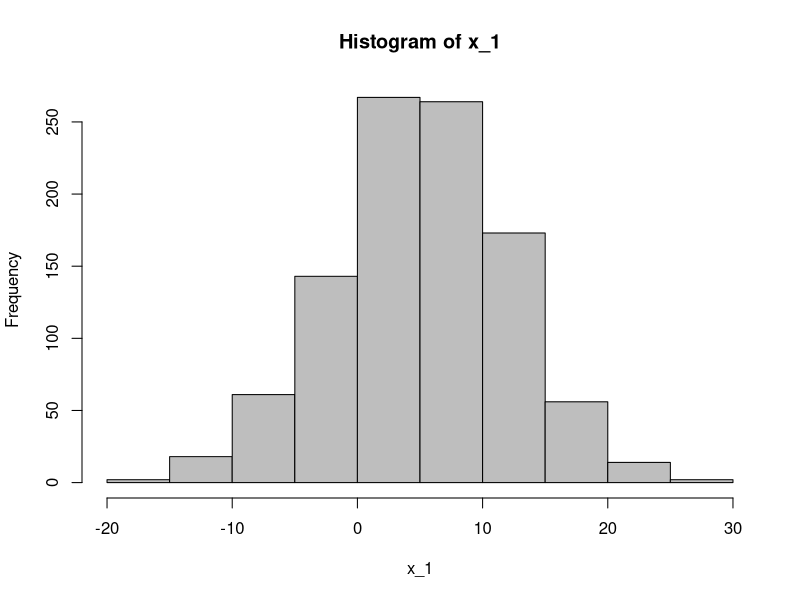
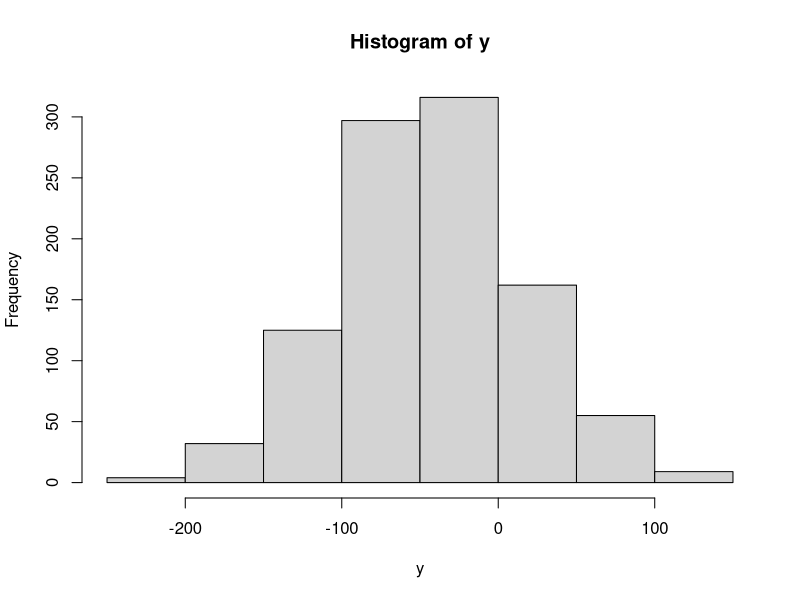
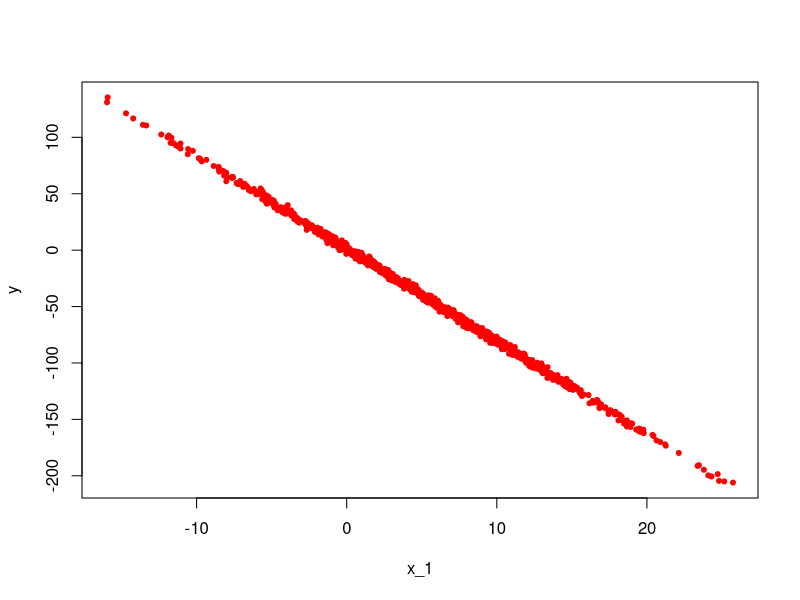
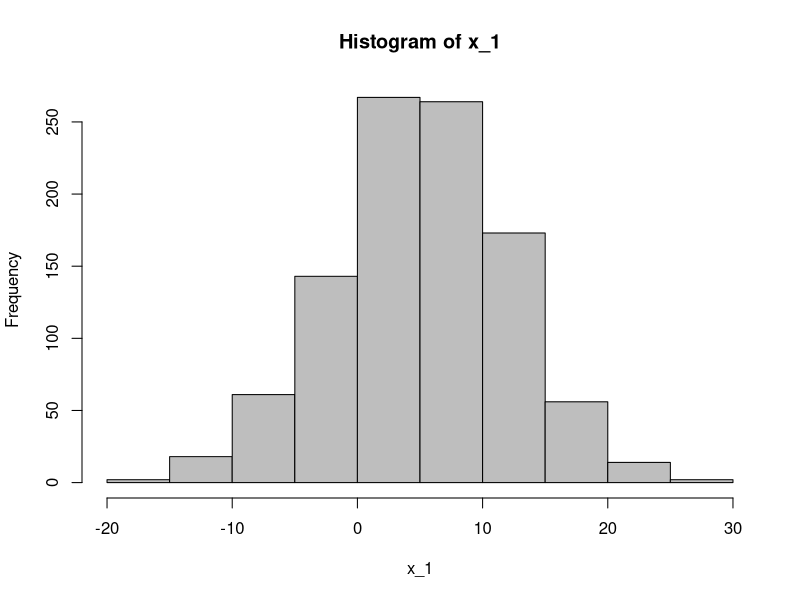
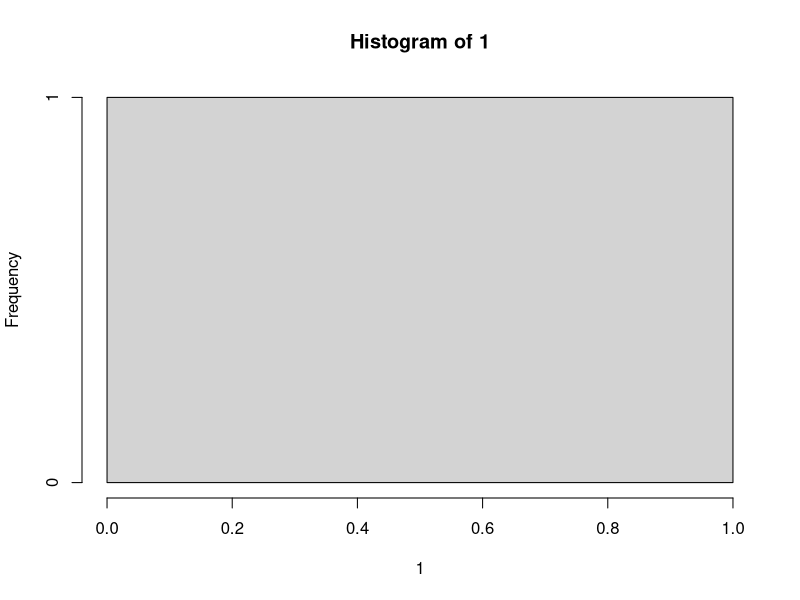
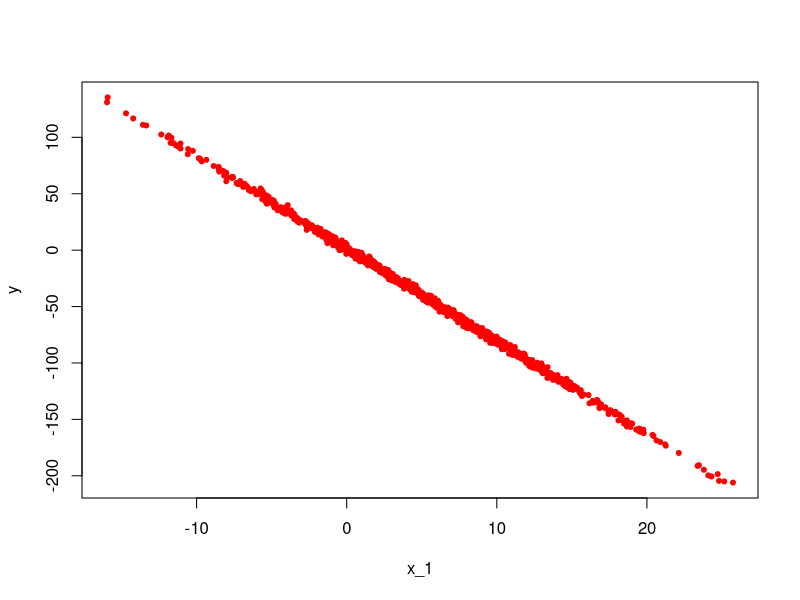

The R source for these figures, in order:
setwd('/Users/lalo/CodingComplication/DataScienceProjects/Doing_Data_Science_Anew/Regression Fun/')

x_1 <- rnorm(1000, 5, 7)
hist(x_1, col='grey')
true_error <- rnorm(1000, 0, 2)
true_beta_0 <- 1.1
true_beta_1 <- -8.2
y <- true_beta_0 + true_beta_1*x_1 + true_error

hist(y)
plot(x_1, y, pch=20,col="red")

x_2 <- rnorm(10000, 5, 7)
hist(x_1, col='grey')
true_error <- rbinom(10000, 0, 2)
true_beta_0 <- 1.1
true_beta_1 <- -8.2
true_beta_2 <- 5.0
y1 <- true_beta_0 + true_beta_1*x_1 + true_beta_2*x_2 + true_error

hist(1)
plot(x_1, y, pch=20,col="red")